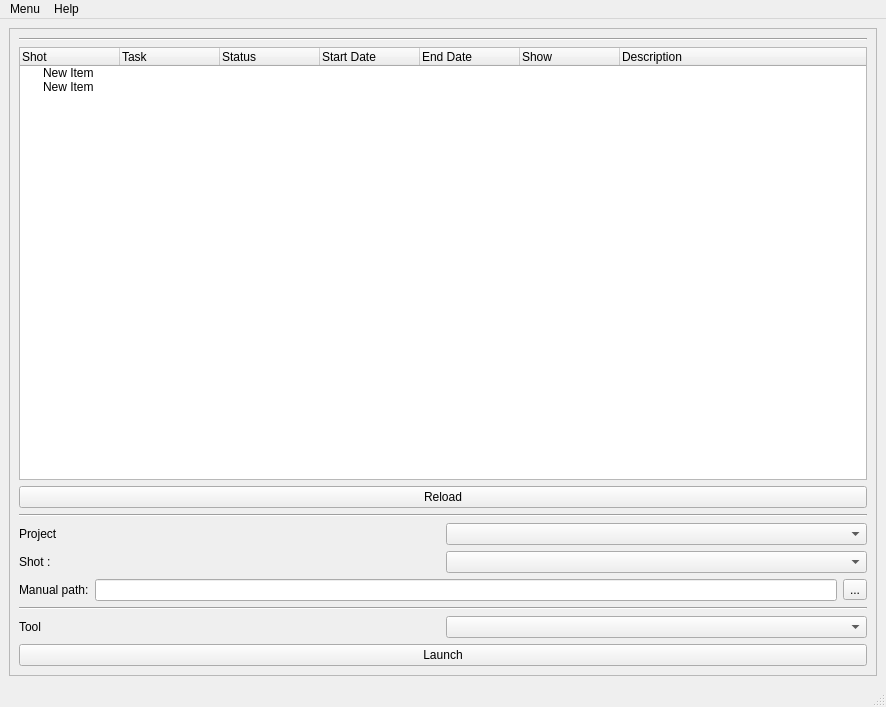
<?xml version="1.0" encoding="UTF-8"?>
<ui version="4.0">
 <class>MainWindow</class>
 <widget class="QMainWindow" name="MainWindow">
  <property name="geometry">
   <rect>
    <x>0</x>
    <y>0</y>
    <width>886</width>
    <height>707</height>
   </rect>
  </property>
  <property name="windowTitle">
   <string>MainWindow</string>
  </property>
  <property name="styleSheet">
   <string notr="true"/>
  </property>
  <widget class="QWidget" name="centralwidget">
   <layout class="QGridLayout" name="gridLayout">
    <item row="0" column="0">
     <widget class="QFrame" name="frame">
      <property name="frameShape">
       <enum>QFrame::StyledPanel</enum>
      </property>
      <property name="frameShadow">
       <enum>QFrame::Raised</enum>
      </property>
      <layout class="QGridLayout" name="gridLayout_3">
       <item row="8" column="0">
        <widget class="Line" name="line">
         <property name="orientation">
          <enum>Qt::Horizontal</enum>
         </property>
        </widget>
       </item>
       <item row="4" column="0">
        <layout class="QGridLayout" name="gridLayout_2">
         <item row="0" column="0">
          <widget class="QLabel" name="project_lB">
           <property name="text">
            <string>Project</string>
           </property>
          </widget>
         </item>
         <item row="0" column="1">
          <widget class="QComboBox" name="project_cB"/>
         </item>
        </layout>
       </item>
       <item row="0" column="0">
        <widget class="Line" name="line_3">
         <property name="orientation">
          <enum>Qt::Horizontal</enum>
         </property>
        </widget>
       </item>
       <item row="10" column="0">
        <widget class="QPushButton" name="launch_button">
         <property name="text">
          <string>Launch</string>
         </property>
        </widget>
       </item>
       <item row="3" column="0">
        <widget class="Line" name="line_2">
         <property name="orientation">
          <enum>Qt::Horizontal</enum>
         </property>
        </widget>
       </item>
       <item row="9" column="0">
        <layout class="QHBoxLayout" name="horizontalLayout_4">
         <item>
          <widget class="QLabel" name="tools_lB">
           <property name="text">
            <string>Tool</string>
           </property>
          </widget>
         </item>
         <item>
          <widget class="QComboBox" name="tools_cB"/>
         </item>
        </layout>
       </item>
       <item row="1" column="0">
        <widget class="QTreeWidget" name="dir_tree_widget">
         <column>
          <property name="text">
           <string>Shot</string>
          </property>
         </column>
         <column>
          <property name="text">
           <string>Task</string>
          </property>
         </column>
         <column>
          <property name="text">
           <string>Status</string>
          </property>
         </column>
         <column>
          <property name="text">
           <string>Start Date</string>
          </property>
         </column>
         <column>
          <property name="text">
           <string>End Date</string>
          </property>
         </column>
         <column>
          <property name="text">
           <string>Show</string>
          </property>
         </column>
         <column>
          <property name="text">
           <string>Description</string>
          </property>
         </column>
         <item>
          <property name="text">
           <string>New Item</string>
          </property>
          <property name="text">
           <string/>
          </property>
          <property name="text">
           <string/>
          </property>
          <property name="text">
           <string/>
          </property>
          <property name="text">
           <string/>
          </property>
          <property name="text">
           <string/>
          </property>
          <property name="text">
           <string/>
          </property>
         </item>
         <item>
          <property name="text">
           <string>New Item</string>
          </property>
          <property name="text">
           <string/>
          </property>
          <property name="text">
           <string/>
          </property>
          <property name="text">
           <string/>
          </property>
          <property name="text">
           <string/>
          </property>
          <property name="text">
           <string/>
          </property>
          <property name="text">
           <string/>
          </property>
         </item>
        </widget>
       </item>
       <item row="6" column="0">
        <layout class="QHBoxLayout" name="horizontalLayout_2">
         <item>
          <widget class="QLabel" name="User_lB">
           <property name="text">
            <string>Manual path:</string>
           </property>
          </widget>
         </item>
         <item>
          <widget class="QLineEdit" name="manual_path_Ldit"/>
         </item>
         <item>
          <widget class="QToolButton" name="manual_toolButton">
           <property name="text">
            <string>...</string>
           </property>
          </widget>
         </item>
        </layout>
       </item>
       <item row="5" column="0">
        <layout class="QHBoxLayout" name="horizontalLayout">
         <item>
          <widget class="QLabel" name="shot_lB">
           <property name="text">
            <string>Shot :</string>
           </property>
          </widget>
         </item>
         <item>
          <widget class="QComboBox" name="shot_cB"/>
         </item>
        </layout>
       </item>
       <item row="2" column="0">
        <widget class="QPushButton" name="reload_task_PB">
         <property name="text">
          <string>Reload</string>
         </property>
        </widget>
       </item>
      </layout>
     </widget>
    </item>
   </layout>
  </widget>
  <widget class="QMenuBar" name="menubar">
   <property name="geometry">
    <rect>
     <x>0</x>
     <y>0</y>
     <width>886</width>
     <height>21</height>
    </rect>
   </property>
   <widget class="QMenu" name="menuMode">
    <property name="title">
     <string>Menu</string>
    </property>
    <addaction name="action_Add_Apps"/>
    <addaction name="actionToggle_Darkmode"/>
    <addaction name="action_Exit"/>
   </widget>
   <widget class="QMenu" name="menuHelp">
    <property name="title">
     <string>Help</string>
    </property>
    <addaction name="actionDoc"/>
    <addaction name="actionReport"/>
    <addaction name="actionAbout"/>
   </widget>
   <addaction name="menuMode"/>
   <addaction name="menuHelp"/>
  </widget>
  <widget class="QStatusBar" name="statusbar"/>
  <action name="action_Create_Project">
   <property name="text">
    <string>Create Project</string>
   </property>
  </action>
  <action name="action_Exit">
   <property name="text">
    <string>Exit</string>
   </property>
  </action>
  <action name="action_Add_Apps">
   <property name="text">
    <string>Add Apps</string>
   </property>
  </action>
  <action name="actionDoc">
   <property name="text">
    <string>Doc</string>
   </property>
  </action>
  <action name="actionAbout">
   <property name="text">
    <string>About</string>
   </property>
  </action>
  <action name="actionToggle_Darkmode">
   <property name="text">
    <string>Darkmode</string>
   </property>
  </action>
  <action name="actionReport">
   <property name="text">
    <string>Report</string>
   </property>
  </action>
 </widget>
 <resources/>
 <connections/>
</ui>
